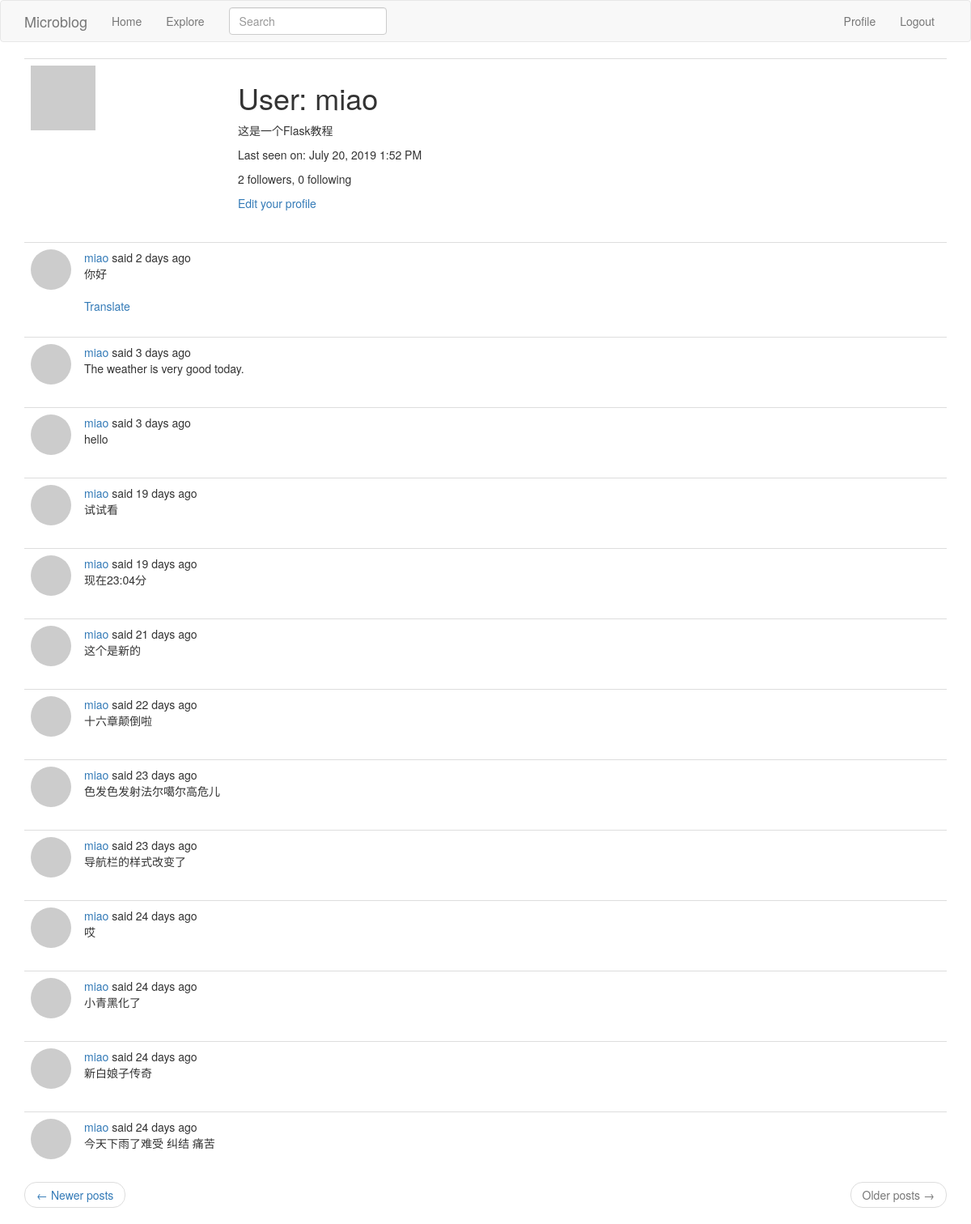
/User/miao?page=2 (signed in), run on the app's committed database.
### app/models.py (models this page shows, shortened)
class User(UserMixin, db.Model):
    id = db.Column(db.Integer, primary_key=True)  # 字段 id ，主键
    username = db.Column(db.String(64), index=True, unique=True)  # unique表示唯一的
    email = db.Column(db.String(120), index=True, unique=True)
    password_hash = db.Column(db.String(128))
    about_me = db.Column(db.String(140))
    last_seen = db.Column(db.DateTime, default=datetime.utcnow)  # 注意datetime.utcnow不要写成datetime.utcnow()
    posts = db.relationship('Post', backref='author', lazy='dynamic')
    followed = db.relationship(
        'User', secondary=followers,
        primaryjoin=(followers.c.follower_id == id),
        secondaryjoin=(followers.c.followed_id == id),
        backref=db.backref('followers', lazy='dynamic'), lazy='dynamic')
    def avatar(self, size):
        digest = md5(self.email.lower().encode('utf-8')).hexdigest()  # md5(b'miao@email.com').hexdigest()获取字符串的md5值
        return 'https://www.gravatar.com/avatar/{}?d=identicon&s={}'.format(digest, size)

class SearchableMixin(object):
    @classmethod
    def before_commit(cls, session):  # 在事务提交发生之前
        session._changes = {
            'add': list(session.new),
            'update': list(session.dirty),
            'delete': list(session.deleted)
        }
    @classmethod
    def after_commit(cls, session):  # 在事务提交发生之后
        for obj in session._changes['add']:
            if isinstance(obj, SearchableMixin):
                add_to_index(obj.__tablename__, obj)
        for obj in session._changes['update']:
            if isinstance(obj, SearchableMixin):
                add_to_index(obj.__tablename__, obj)
        for obj in session._changes['delete']:
            if isinstance(obj, SearchableMixin):
                remove_from_index(obj.__tablename__, obj)
        session._changes = None

class Post(SearchableMixin, db.Model):
    __searchable__ = ['body']  # 这个模型需要有body字段才能被索引,我添加的这个__searchable__属性只是一个变量，它没有任何关联的行为。 它只会帮助我以通用的方式编写索引函数。
    id = db.Column(db.Integer, primary_key=True)
    body = db.Column(db.String(140))
    timestamp = db.Column(db.DateTime, index=True, default=datetime.utcnow)
    user_id = db.Column(db.Integer, db.ForeignKey('user.id'))  # 初始化为user.id的外键,Flask-SQLAlchemy自动设置类名为小写来作为对应表的名称
    language = db.Column(db.String(5))  # 用户发表的动态的语言类型

### app/main/routes.py (the view)
@bp.route('/User/<username>')
@login_required  # 只能被已登录的用户访问
def user(username):
    user = User.query.filter_by(username=username).first_or_404()
    strart_page = request.args.get('page', 1, type=int)
    end_page = current_app.config['POSTS_PER_PAGE']
    posts = user.posts.order_by(Post.timestamp.desc()).paginate(strart_page, end_page, False)
    next_url = url_for('main.user', username=user.username, page=posts.next_num) if posts.has_next else None
    prev_url = url_for('main.user', username=user.username, page=posts.prev_num) if posts.has_prev else None
    return render_template('user.html', user=user, posts=posts.items, next_url=next_url, prev_url=prev_url)

### app/main/forms.py
class SearchForm(FlaskForm):
    q = StringField(_l('Search'), validators=[DataRequired()])
    def __init__(self, *args, **kwargs):
        if 'formdata' not in kwargs:
            kwargs['formdata'] = request.args
        if 'csrf_enabled' not in kwargs:
            kwargs['csrf_enabled'] = False
        super(SearchForm, self).__init__(*args, **kwargs)

### app/main/routes.py (called while the page is built)
@bp.before_app_request
def before_request():
    if current_user.is_authenticated:  # 当前用户是否已经登录
        current_user.last_seen = datetime.utcnow()
        db.session.commit()  # 不需要db.session.add()这句，因为当前用户已经存在数据库里了，当前用户是查询得到的
        g.search_form = SearchForm()
    g.locale = str(get_locale())

### app/models.py (called while the page is built)
@login.user_loader
def load_user(id):
    return User.query.get(int(id))

### app/templates/user.html
{% extends "base.html" %}
{% block app_content %}
    <table class="table table-hover">
        <tr>
            <td width="256px"><img src="{{ user.avatar(256) }}"></td>
            <td>
                <h1>{{ _('User') }}: {{ user.username }}</h1>
                {% if user.about_me %}<p>{{ user.about_me }}</p>{% endif %}
                {% if user.last_seen %}
                    <p>{{ _('Last seen on') }}: {{ moment(user.last_seen).format('LLL') }}</p>
                {% endif %}
                <p>{{ _('%(count)d followers', count=user.followers.count()) }}, {{ _('%(count)d following', count=user.followed.count()) }}</p>
                {% if user == current_user %}
                    <p><a href="{{ url_for('main.edit_profile') }}">{{ _('Edit your profile') }}</a></p>
                {% elif not current_user.is_following(user) %}
                    <p><a href="{{ url_for('main.follow', username=user.username) }}">{{ _('Follow') }}</a></p>
                {% else %}
                    <p><a href="{{ url_for('main.unfollow', username=user.username) }}">{{ _('Unfollow') }}</a></p>
                {% endif %}
            </td>
        </tr>
    </table>
    {% for post in posts %}
        {% include '_post.html' %}
    {% endfor %}
    <nav aria-label="...">
        <ul class="pager">
            <li class="previous{% if not prev_url %} disabled{% endif %}">
                <a href="{{ prev_url or '#' }}">
                    <span aria-hidden="true">&larr;</span> {{ _('Newer posts') }}
                </a>
            </li>
            <li class="next{% if not next_url %} disabled{% endif %}">
                <a href="{{ next_url or '#' }}">
                    {{ _('Older posts') }} <span aria-hidden="true">&rarr;</span>
                </a>
            </li>
        </ul>
    </nav>
{% endblock %}

### app/templates/_post.html (shortened to what this page needs)
<table class="table table-hover">
    <tr>
        <td width="50px">
            <a href="{{ url_for('main.user', username=post.author.username) }}">
                <div style="width: 50px;height: 50px; border-radius:50%;overflow: hidden;">
                    <img src="{{ post.author.avatar(50) }}"/>
                </div>
            </a>
        </td>
        <td>
            {{ _('%(username)s said %(when)s', username=user_link, when=moment(post.timestamp).fromNow()) }}
            <br>
            <span id="post{{ post.id }}">{{ post.body }}</span>
            {% if post.language and post.language != g.locale %}
                <br><br>
                <span id="translation{{ post.id }}">
                    <a href="javascript:translate(
                                '#post{{ post.id }}',
                                '#translation{{ post.id }}',
                                '{{ post.language }}',
                                '{{ g.locale }}');">{{ _('Translate') }}</a>
                </span>
            {% endif %}
        </td>
    </tr>
</table>

### data on the page
User: username "miao", about_me "这是一个Flask教程", last_seen "July 20, 2019 1:52 PM"
Post: body "你好"
Post: body "The weather is very good today."
Post: body "hello"
Post: body "试试看"
Post: body "现在23:04分"
Post: body "这个是新的"
Post: body "十六章颠倒啦"
Post: body "色发色发射法尔噶尔高危儿"
Post: body "导航栏的样式改变了"
Post: body "哎"
Post: body "小青黑化了"
Post: body "新白娘子传奇"
Post: body "今天下雨了难受 纠结 痛苦"
